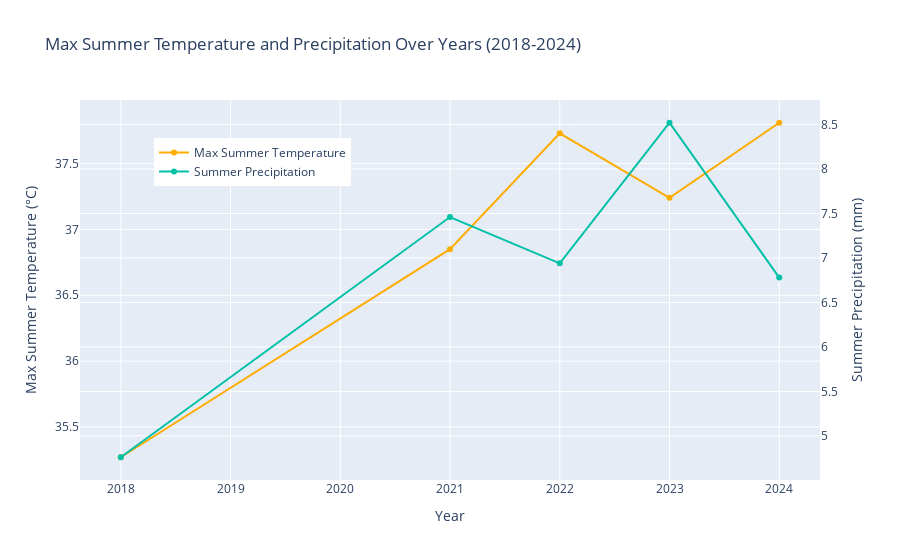

Here is the notebook cell this chart was saved with:
### Code cell
import plotly.graph_objects as go

# Define the custom color palette
color_palette = ["#00c0a7","#44546a","#ff6c00","#f89da6","#ffac01"]

# Group data by year and calculate mean, rounding to 2 decimals
temp_precip_data = combined_df[combined_df['year'] >= 2018].groupby('year')[['Tmax_Summer', 'PPT_Summer']].mean().round(2).reset_index()

# Create a new figure
fig = go.Figure()

# Add traces for max summer temperature and summer precipitation
fig.add_trace(go.Scatter(x=temp_precip_data['year'], y=temp_precip_data['Tmax_Summer'], 
                         mode='lines+markers', name='Max Summer Temperature', 
                         line=dict(color=color_palette[4])))
fig.add_trace(go.Scatter(x=temp_precip_data['year'], y=temp_precip_data['PPT_Summer'], 
                         mode='lines+markers', name='Summer Precipitation', 
                         yaxis='y2', line=dict(color=color_palette[0])))

# Update layout with secondary y-axis for precipitation and legend
fig.update_layout(
    title='Max Summer Temperature and Precipitation Over Years (2018-2024)',
    xaxis=dict(title='Year'),
    yaxis=dict(title='Max Summer Temperature (°C)'),
    yaxis2=dict(title='Summer Precipitation (mm)', overlaying='y', side='right'),
    legend=dict(x=0.1, y=0.9)
)

# Show the plot
fig.show()

### Figure 1 — Plotly figure (JSON) as saved in the notebook; plotly's stock layout.template omitted (floating-point values rounded to 4 significant figures)
{"data": [{"line": {"color": "#ffac01"}, "mode": "lines+markers", "name": "Max Summer Temperature", "type": "scatter", "x": [2018, 2021, 2022, 2023, 2024], "y": [35.27, 36.85, 37.73, 37.24, 37.81]}, {"line": {"color": "#00c0a7"}, "mode": "lines+markers", "name": "Summer Precipitation", "type": "scatter", "x": [2018, 2021, 2022, 2023, 2024], "y": [4.76, 7.46, 6.94, 8.52, 6.78], "yaxis": "y2"}], "layout": {"legend": {"x": 0.1, "y": 0.9}, "title": {"text": "Max Summer Temperature and Precipitation Over Years (2018-2024)"}, "xaxis": {"title": {"text": "Year"}}, "yaxis": {"title": {"text": "Max Summer Temperature (°C)"}}, "yaxis2": {"overlaying": "y", "side": "right", "title": {"text": "Summer Precipitation (mm)"}}}}
